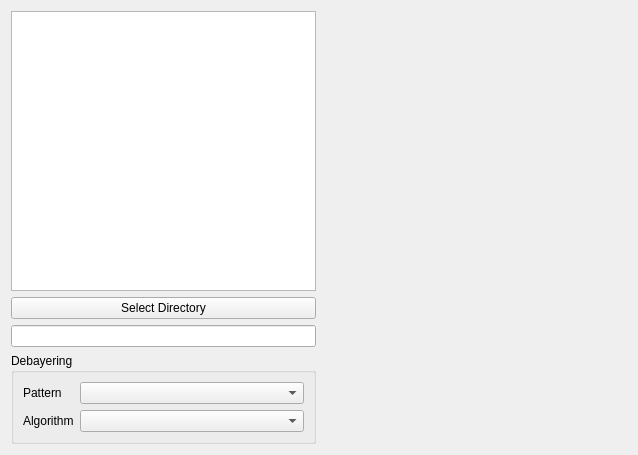
<?xml version="1.0" encoding="UTF-8"?>
<ui version="4.0">
 <class>Form</class>
 <widget class="QWidget" name="Form">
  <property name="geometry">
   <rect>
    <x>0</x>
    <y>0</y>
    <width>638</width>
    <height>455</height>
   </rect>
  </property>
  <property name="windowTitle">
   <string>Form</string>
  </property>
  <layout class="QGridLayout" name="gridLayout">
   <item row="0" column="0">
    <layout class="QVBoxLayout" name="verticalLayout_2">
     <item>
      <widget class="QTreeView" name="treeView"/>
     </item>
     <item>
      <widget class="QPushButton" name="selDirButton">
       <property name="text">
        <string>Select Directory</string>
       </property>
      </widget>
     </item>
     <item>
      <widget class="QLineEdit" name="fileEdit"/>
     </item>
     <item>
      <widget class="QGroupBox" name="debayerBox">
       <property name="sizePolicy">
        <sizepolicy hsizetype="Preferred" vsizetype="Maximum">
         <horstretch>0</horstretch>
         <verstretch>0</verstretch>
        </sizepolicy>
       </property>
       <property name="minimumSize">
        <size>
         <width>0</width>
         <height>20</height>
        </size>
       </property>
       <property name="title">
        <string>Debayering</string>
       </property>
       <layout class="QGridLayout" name="gridLayout_3">
        <item row="0" column="1">
         <widget class="QComboBox" name="patternCombo"/>
        </item>
        <item row="1" column="1">
         <widget class="QComboBox" name="algoCombo"/>
        </item>
        <item row="0" column="0">
         <widget class="QLabel" name="label">
          <property name="sizePolicy">
           <sizepolicy hsizetype="Maximum" vsizetype="Preferred">
            <horstretch>0</horstretch>
            <verstretch>0</verstretch>
           </sizepolicy>
          </property>
          <property name="text">
           <string>Pattern</string>
          </property>
         </widget>
        </item>
        <item row="1" column="0">
         <widget class="QLabel" name="label_2">
          <property name="sizePolicy">
           <sizepolicy hsizetype="Maximum" vsizetype="Preferred">
            <horstretch>0</horstretch>
            <verstretch>0</verstretch>
           </sizepolicy>
          </property>
          <property name="text">
           <string>Algorithm</string>
          </property>
         </widget>
        </item>
       </layout>
      </widget>
     </item>
    </layout>
   </item>
   <item row="0" column="1">
    <widget class="QSplitter" name="splitter">
     <property name="orientation">
      <enum>Qt::Horizontal</enum>
     </property>
     <widget class="Canvas" name="canvas" native="true">
      <property name="sizePolicy">
       <sizepolicy hsizetype="Preferred" vsizetype="Preferred">
        <horstretch>1</horstretch>
        <verstretch>0</verstretch>
       </sizepolicy>
      </property>
      <property name="minimumSize">
       <size>
        <width>100</width>
        <height>0</height>
       </size>
      </property>
     </widget>
    </widget>
   </item>
  </layout>
 </widget>
 <customwidgets>
  <customwidget>
   <class>Canvas</class>
   <extends>QWidget</extends>
   <header>pcot.ui.canvas</header>
   <container>1</container>
  </customwidget>
 </customwidgets>
 <resources/>
 <connections/>
</ui>
